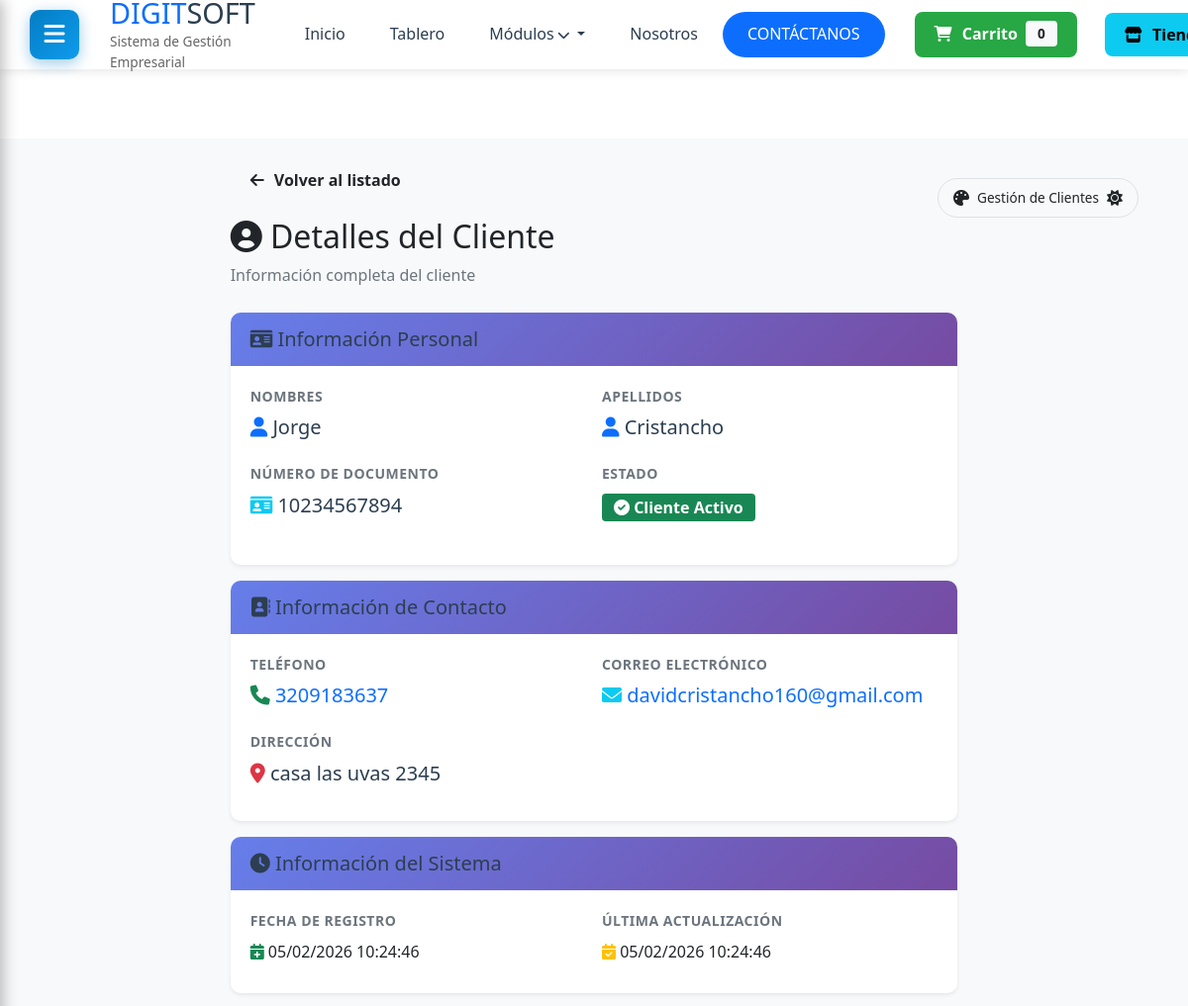
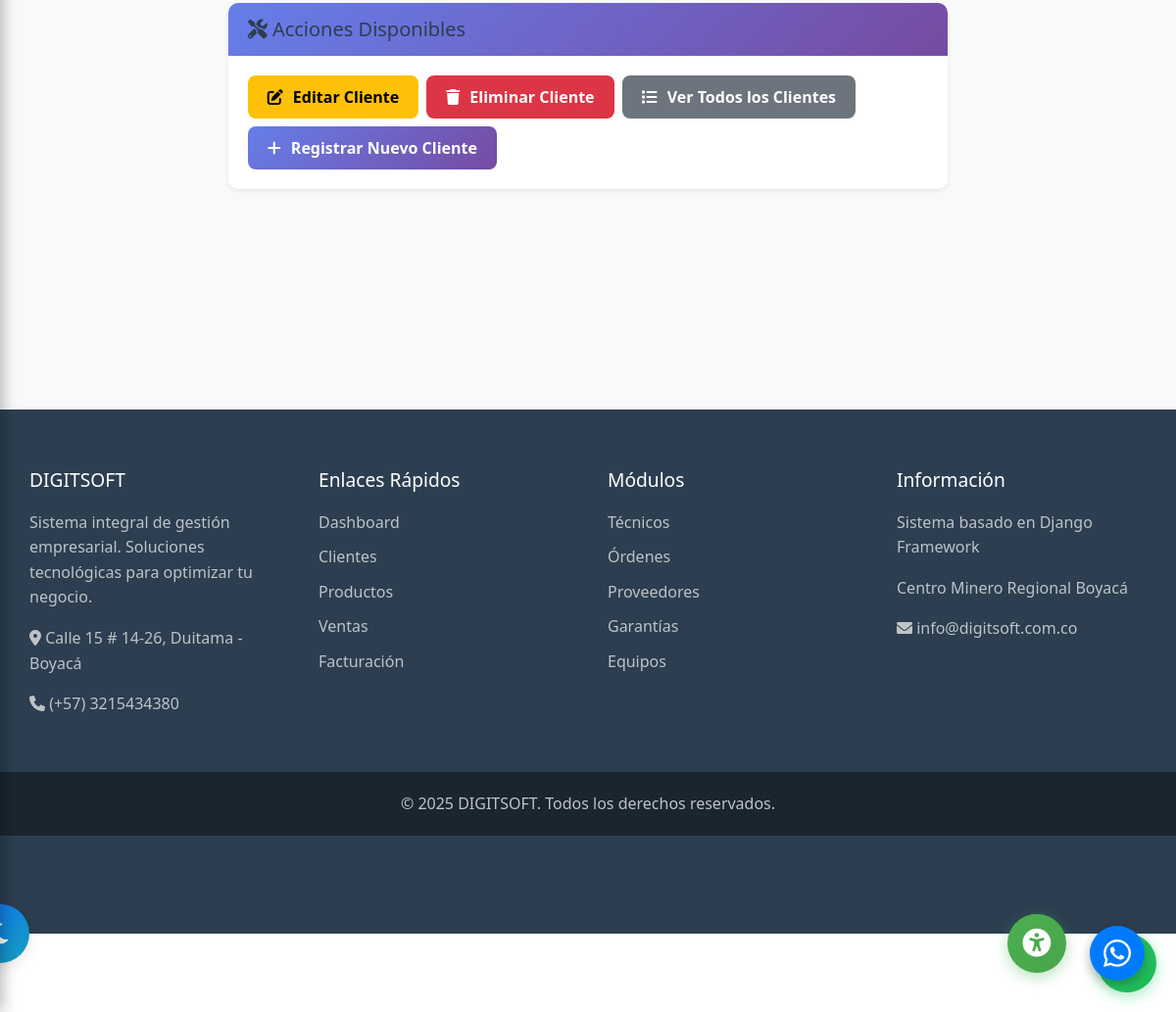
The app's page /clientes/detalle/34/ (signed in) with its own data (2 pictures, top to bottom).
### clientes/models.py (models this page shows, shortened)
class Cliente(models.Model):
    nombres = models.CharField(max_length=100, verbose_name="Nombres")
    apellidos = models.CharField(max_length=100, verbose_name="Apellidos")
    numero_documento = models.CharField(max_length=20, unique=True, verbose_name="Número de Documento")
    telefono = models.CharField(max_length=15, verbose_name="Teléfono")
    correo = models.EmailField(validators=[EmailValidator()], verbose_name="Correo Electrónico")
    direccion = models.TextField(verbose_name="Dirección")
    activo = models.BooleanField(default=True, verbose_name="Cliente Activo")
    fecha_registro = models.DateTimeField(auto_now_add=True, verbose_name="Fecha de Registro")
    fecha_actualizacion = models.DateTimeField(auto_now=True, verbose_name="Fecha de Actualización")
    observaciones = models.TextField(blank=True, verbose_name="Observaciones")
    class Meta:
        verbose_name = "Cliente"
        verbose_name_plural = "Clientes"
        ordering = ['-fecha_registro']
        db_table = 'clientes'

### clientes/views.py (the view)
# urls.py: path('detalle/<int:pk>/', views.detalle_cliente, name='detalle'),
@login_required
@staff_required
def detalle_cliente(request, pk):
    cliente = get_object_or_404(Cliente, pk=pk)
    context = {
        'cliente': cliente,
    }
    return render(request, 'clientes/detalle.html', context)

### templates/clientes/detalle.html (shortened to what this page needs)
{% extends 'base_dashboard.html' %}
{% block content %}
<div class="container">
    <div class="row justify-content-center">
        <div class="col-lg-8">
            <div class="mb-4">
                <a href="{% url 'clientes:lista' %}" class="btn btn-outline-secondary mb-3">
                    <i class="fas fa-arrow-left"></i> Volver al listado
                </a>
                <h2>
                    <i class="fas fa-user-circle"></i>
                    Detalles del Cliente
                </h2>
                <p class="text-muted">Información completa del cliente</p>
            </div>
            <div class="card shadow-sm mb-3">
                <div class="card-header bg-primary text-white">
                    <h5 class="mb-0">
                        <i class="fas fa-id-card"></i> Información Personal
                    </h5>
                </div>
                <div class="card-body">
                    <div class="row">
                        <div class="col-md-6 mb-3">
                            <label class="text-muted small">NOMBRES</label>
                            <h5><i class="fas fa-user text-primary"></i> {{ cliente.nombres }}</h5>
                        </div>
                        <div class="col-md-6 mb-3">
                            <label class="text-muted small">APELLIDOS</label>
                            <h5><i class="fas fa-user text-primary"></i> {{ cliente.apellidos }}</h5>
                        </div>
                    </div>
                    <div class="row">
                        <div class="col-md-6 mb-3">
                            <label class="text-muted small">NÚMERO DE DOCUMENTO</label>
                            <h5><i class="fas fa-id-card text-info"></i> {{ cliente.numero_documento }}</h5>
                        </div>
                        <div class="col-md-6 mb-3">
                            <label class="text-muted small">ESTADO</label>
                            <h5>
                                {% if cliente.activo %}
                                <span class="badge bg-success fs-6">
                                    <i class="fas fa-check-circle"></i> Cliente Activo
                                </span>
                                {% else %}
                                <span class="badge bg-secondary fs-6">
                                    <i class="fas fa-ban"></i> Cliente Inactivo
                                </span>
                                {% endif %}
                            </h5>
                        </div>
                    </div>
                </div>
            </div>
            <div class="card shadow-sm mb-3">
                <div class="card-header bg-success text-white">
                    <h5 class="mb-0">
                        <i class="fas fa-address-book"></i> Información de Contacto
                    </h5>
                </div>
                <div class="card-body">
                    <div class="row">
                        <div class="col-md-6 mb-3">
                            <label class="text-muted small">TELÉFONO</label>
                            <h5>
                                <i class="fas fa-phone text-success"></i>
                                <a href="tel:{{ cliente.telefono }}" class="text-decoration-none">
                                    {{ cliente.telefono }}
                                </a>
                            </h5>
                        </div>
                        <div class="col-md-6 mb-3">
                            <label class="text-muted small">CORREO ELECTRÓNICO</label>
                            <h5>
                                <i class="fas fa-envelope text-info"></i>
                                <a href="mailto:{{ cliente.correo }}" class="text-decoration-none">
                                    {{ cliente.correo }}
                                </a>
                            </h5>
                        </div>
                    </div>
                    <div class="mb-3">
                        <label class="text-muted small">DIRECCIÓN</label>
                        <h5><i class="fas fa-map-marker-alt text-danger"></i> {{ cliente.direccion }}</h5>
                    </div>
                </div>
            </div>
            <div class="card shadow-sm mb-3">
                <div class="card-header bg-secondary text-white">
                    <h5 class="mb-0">
                        <i class="fas fa-clock"></i> Información del Sistema
                    </h5>
                </div>
                <div class="card-body">
                    <div class="row">
                        <div class="col-md-6 mb-2">
                            <label class="text-muted small">FECHA DE REGISTRO</label>
                            <p class="mb-0">
                                <i class="fas fa-calendar-plus text-success"></i>
                                {{ cliente.fecha_registro|date:"d/m/Y H:i:s" }}
                            </p>
                        </div>
                        <div class="col-md-6 mb-2">
                            <label class="text-muted small">ÚLTIMA ACTUALIZACIÓN</label>
                            <p class="mb-0">
                                <i class="fas fa-calendar-check text-warning"></i>
                                {{ cliente.fecha_actualizacion|date:"d/m/Y H:i:s" }}
                            </p>
                        </div>
                    </div>
                </div>
            </div>
            <div class="card shadow-sm">
                <div class="card-header">
                    <h5 class="mb-0">
                        <i class="fas fa-tools"></i> Acciones Disponibles
                    </h5>
                </div>
                <div class="card-body">
                    <div class="d-flex gap-2 flex-wrap">
                        <a href="{% url 'clientes:editar' cliente.pk %}" class="btn btn-warning">
                            <i class="fas fa-edit"></i> Editar Cliente
                        </a>
                        <a href="{% url 'clientes:eliminar' cliente.pk %}" class="btn btn-danger">
                            <i class="fas fa-trash"></i> Eliminar Cliente
                        </a>
                        <a href="{% url 'clientes:lista' %}" class="btn btn-secondary">
                            <i class="fas fa-list"></i> Ver Todos los Clientes
                        </a>
                        <a href="{% url 'clientes:crear' %}" class="btn btn-primary">
                            <i class="fas fa-plus"></i> Registrar Nuevo Cliente
                        </a>
                    </div>
                </div>
            </div>
        </div>
    </div>
</div>
{% endblock %}

### static/css/dashboard.css (style rules this page uses)
:root { --primary-color: #037dc4; --secondary-color: #0f9bec; --dark-color: #2c3e50; --light-color: #f9f9f9; --sidebar-width: 250px; --header-height: 70px; }
* { margin: 0; padding: 0; box-sizing: border-box; }
body { font-family: 'Segoe UI', Tahoma, Geneva, Verdana, sans-serif; background-color: #f5f6fa; color: #323235; line-height: 1.6; min-height: 100vh; display: flex; flex-direction: column; }

### static/css/theme-switcher.css (style rules this page uses)
:root { --bg-primary: #ffffff; --bg-secondary: #f8f9fa; --bg-card: #ffffff; --text-primary: #212529; --text-secondary: #6c757d; --border-color: #dee2e6; --shadow: rgba(0, 0, 0, 0.1); --primary-color: #0d6efd; --success-color: #28a745; --danger-color: #dc3545; --warning-color: #ffc107; --info-color: #17a2b8; --input-bg: #ffffff; --input-border: #ced4da; --table-hover: #f8f9fa; }
body { background-color: var(--bg-primary); color: var(--text-primary); transition: background-color 0.3s ease, color 0.3s ease; }
.card { background-color: var(--bg-card); border-color: var(--border-color); color: var(--text-primary); box-shadow: 0 0.125rem 0.25rem var(--shadow); transition: all 0.3s ease; }
.card-header { background-color: var(--primary-color); border-bottom-color: var(--border-color); }
.text-muted { color: var(--text-secondary) !important; }
.badge { transition: all 0.3s ease; }
.container-fluid, .container { transition: all 0.3s ease; }
* { transition: background-color 0.3s ease, color 0.3s ease, border-color 0.3s ease; }
.btn-outline-secondary { color: var(--text-primary); border-color: var(--border-color); }

### static/css/accessibility.css (style rules this page uses)
body { transition: background-color 0.3s ease, color 0.3s ease, filter 0.3s ease; }

### static/css/responsive-global.css (style rules this page uses)
:root { --container-max-width: 1200px; --spacing-xs: 0.5rem; --spacing-sm: 1rem; --spacing-md: 1.5rem; --spacing-lg: 2rem; --spacing-xl: 3rem; }
* { box-sizing: border-box; }
html { font-size: 16px; -webkit-text-size-adjust: 100%; -ms-text-size-adjust: 100%; }
body { margin: 0; padding: 0; overflow-x: hidden !important; max-width: 100vw; }
.container, .container-fluid { width: 100%; padding-right: 15px; padding-left: 15px; margin-right: auto; margin-left: auto; }
@media (min-width: 576px) { .container { max-width: 540px; } }
@media (min-width: 768px) { .container { max-width: 720px; } }
@media (min-width: 992px) { .container { max-width: 960px; } }
@media (min-width: 1200px) { .container { max-width: 1140px; } }
.row { display: flex; flex-wrap: wrap; margin-right: -15px; margin-left: -15px; }
[class*="col-"] { position: relative; width: 100%; padding-right: 15px; padding-left: 15px; }
@media (min-width: 768px) { .col-md-6 { flex: 0 0 50%; max-width: 50%; } }
@media (min-width: 992px) { .col-lg-8 { flex: 0 0 66.666667%; max-width: 66.666667%; } }
.card { position: relative; display: flex; flex-direction: column; min-width: 0; word-wrap: break-word; background-color: #fff; border: 1px solid rgba(0,0,0,.125); border-radius: 0.25rem; margin-bottom: 1rem; }
.card-body { flex: 1 1 auto; padding: 1.25rem; }
.btn { display: inline-block; font-weight: 400; text-align: center; white-space: nowrap; vertical-align: middle; user-select: none; border: 1px solid transparent; padding: 0.375rem 0.75rem; font-size: 1rem; line-height: 1.5; border-radius: 0.25rem; transition: all 0.15s ease-in-out; cursor: pointer; }
h2, .h2 { font-size: 2rem; }
h5, .h5 { font-size: 1.25rem; }

### static/css/responsive-modulos.css (style rules this page uses)
.badge { display: inline-block; padding: 0.35em 0.65em; font-size: 0.75rem; font-weight: 600; line-height: 1; color: #fff; text-align: center; white-space: nowrap; vertical-align: baseline; border-radius: 0.25rem; }

### static/css/responsive-fixes.css (style rules this page uses)
body { padding-bottom: 20px; }
html, body { overflow-x: hidden; position: relative; }
.container, .container-fluid { padding-bottom: 100px; }
.badge { padding: 6px 12px; font-size: 0.85rem; }

### static/css/z-index-fix.css (style rules this page uses)
.card, .table-responsive, .module-header, .search-box { position: relative; z-index: 5 !important; }
.card-body, .table-responsive, .module-header, .search-box, .filters-section { visibility: visible !important; opacity: 1 !important; }

### templates/clientes/detalle.html (style rules this page uses)
.card { border: none; border-radius: 10px; }
label.small { font-weight: 600; text-transform: uppercase; letter-spacing: 0.5px; }
h5 { color: #2c3e50; }

### records on screen
Cliente: nombres "Jorge", apellidos "Cristancho", numero_documento "10234567894", telefono "3209183637", correo "davidcristancho160@gmail.com", direccion "casa las uvas 2345", fecha_registro "05/02/2026 10:24:46", fecha_actualizacion "05/02/2026 10:24:46"
